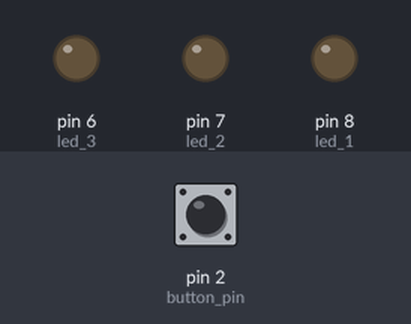
Bench run of a sketch on a simulated Arduino Uno, built with avr-gcc and run on an emulated ATmega328P. Shown: output pins drawn as LEDs (lit = HIGH). The inputs (shaded band) are chosen by the test bench; at power-on: pin 2 (button_pin) LOW. No radio packets arrive unless stated; what the sketch prints to the serial monitor is not drawn.

Above: at 1.2 s.
1.3 s: pin 2 (button_pin) pulled HIGH for 0.15 s
At 1.37 s:
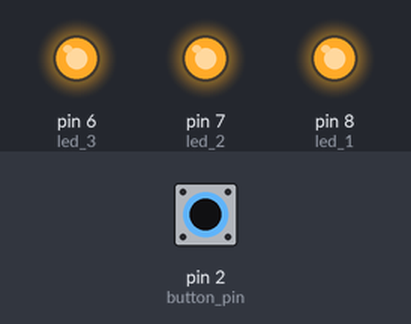
2.9 s: pin 2 (button_pin) pulled HIGH for 3.2 s
At 7.1 s:
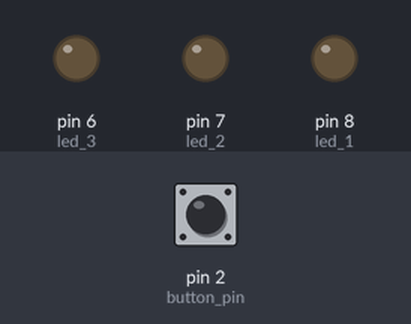
Timing chart, 0 to 8.6 s (numbered marks = the images above; inputs shaded):
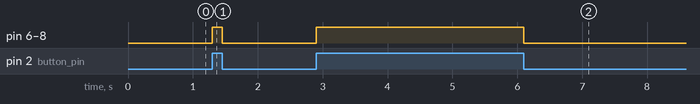

Measured:
- after the input at 1.3 s, pin 6 (led_3), pin 7 (led_2), pin 8 (led_1): LOW → HIGH at once, → LOW 0.15 s later
- after the input at 2.9 s, pin 6 (led_3), pin 7 (led_2), pin 8 (led_1): LOW → HIGH at once, → LOW 3.2 s later

The sketch:

base.ino
```cpp
#include <SPI.h>
#include <nRF24L01.h>
#include <RF24.h>
RF24 radio(9, 10);

const byte address[6]="00001";

int led1[3];
byte len = 3;

int button_pin = 2;
int led_1 = 8;
int led_2 = 7;
int led_3 = 6;
boolean button_state=0;

void setup() {
    Serial.begin(9600);
    Serial.println("Transmitter Starting");
    radio.begin();
    radio.setDataRate( RF24_250KBPS );
    radio.enableAckPayload();
    radio.setRetries(3,5); // delay, count
    pinMode(led_1, OUTPUT);
    pinMode(led_2, OUTPUT);
    pinMode(led_3, OUTPUT);
}

void loop() {
  button_state = digitalRead(button_pin);
  radio.openWritingPipe(address);
  if(button_state == HIGH)  {
    digitalWrite(led_1, HIGH);
    digitalWrite(led_2, HIGH);
    digitalWrite(led_3, HIGH);
    const char text[] = "Your Button State is HIGH";
    radio.write(&text, sizeof(text));
  }
  else  {
    digitalWrite(led_1, LOW);
    digitalWrite(led_2, LOW);
    digitalWrite(led_3, LOW);
    const char text[] = "Your Button State is LOW";
    radio.write(&text, sizeof(text));
  }
  if ( radio.isAckPayloadAvailable() ) {
      radio.read(led1,len);
      Serial.print("Acknowledge received: ");
      Serial.println(led1);
      if(led1 == 101){
        digitalWrite(led_1,HIGH);
      }
  }
  radio.write(&button_state, sizeof(button_state));
}
```
